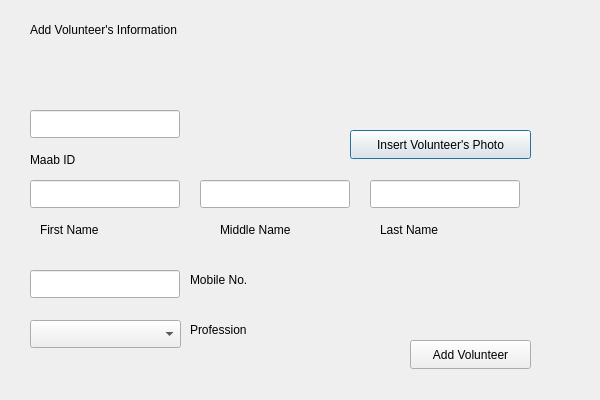
<?xml version="1.0" encoding="UTF-8"?>
<ui version="4.0">
 <class>AddRCYVolunteers</class>
 <widget class="QDialog" name="AddRCYVolunteers">
  <property name="geometry">
   <rect>
    <x>0</x>
    <y>0</y>
    <width>600</width>
    <height>400</height>
   </rect>
  </property>
  <property name="windowTitle">
   <string>Dialog</string>
  </property>
  <widget class="QLabel" name="label_3">
   <property name="geometry">
    <rect>
     <x>380</x>
     <y>220</y>
     <width>81</width>
     <height>20</height>
    </rect>
   </property>
   <property name="text">
    <string>Last Name</string>
   </property>
  </widget>
  <widget class="QPushButton" name="pushButton_InsertPhoto">
   <property name="geometry">
    <rect>
     <x>350</x>
     <y>130</y>
     <width>181</width>
     <height>29</height>
    </rect>
   </property>
   <property name="text">
    <string>Insert Volunteer's Photo</string>
   </property>
  </widget>
  <widget class="QComboBox" name="comboBox">
   <property name="geometry">
    <rect>
     <x>30</x>
     <y>320</y>
     <width>151</width>
     <height>28</height>
    </rect>
   </property>
  </widget>
  <widget class="QLabel" name="label_7">
   <property name="geometry">
    <rect>
     <x>190</x>
     <y>320</y>
     <width>71</width>
     <height>20</height>
    </rect>
   </property>
   <property name="text">
    <string>Profession</string>
   </property>
  </widget>
  <widget class="QPushButton" name="pushButton_AddVolunteer">
   <property name="geometry">
    <rect>
     <x>410</x>
     <y>340</y>
     <width>121</width>
     <height>29</height>
    </rect>
   </property>
   <property name="text">
    <string>Add Volunteer</string>
   </property>
  </widget>
  <widget class="QLineEdit" name="lineEdit_MobileNo">
   <property name="geometry">
    <rect>
     <x>30</x>
     <y>270</y>
     <width>150</width>
     <height>28</height>
    </rect>
   </property>
  </widget>
  <widget class="QLineEdit" name="lineEdit_SN">
   <property name="geometry">
    <rect>
     <x>370</x>
     <y>180</y>
     <width>150</width>
     <height>28</height>
    </rect>
   </property>
  </widget>
  <widget class="QLabel" name="label">
   <property name="geometry">
    <rect>
     <x>40</x>
     <y>220</y>
     <width>71</width>
     <height>20</height>
    </rect>
   </property>
   <property name="text">
    <string>First Name</string>
   </property>
  </widget>
  <widget class="QLabel" name="label_5">
   <property name="geometry">
    <rect>
     <x>30</x>
     <y>20</y>
     <width>491</width>
     <height>20</height>
    </rect>
   </property>
   <property name="text">
    <string>Add Volunteer's Information</string>
   </property>
  </widget>
  <widget class="QLineEdit" name="lineEdit_FN">
   <property name="geometry">
    <rect>
     <x>30</x>
     <y>180</y>
     <width>150</width>
     <height>28</height>
    </rect>
   </property>
  </widget>
  <widget class="QLineEdit" name="lineEdit_MN">
   <property name="geometry">
    <rect>
     <x>200</x>
     <y>180</y>
     <width>150</width>
     <height>28</height>
    </rect>
   </property>
  </widget>
  <widget class="QLineEdit" name="lineEdit_ID">
   <property name="geometry">
    <rect>
     <x>30</x>
     <y>110</y>
     <width>150</width>
     <height>28</height>
    </rect>
   </property>
  </widget>
  <widget class="QLabel" name="label_2">
   <property name="geometry">
    <rect>
     <x>220</x>
     <y>220</y>
     <width>101</width>
     <height>20</height>
    </rect>
   </property>
   <property name="text">
    <string>Middle Name</string>
   </property>
  </widget>
  <widget class="QLabel" name="label_6">
   <property name="geometry">
    <rect>
     <x>190</x>
     <y>270</y>
     <width>91</width>
     <height>20</height>
    </rect>
   </property>
   <property name="text">
    <string>Mobile No.</string>
   </property>
  </widget>
  <widget class="QLabel" name="label_4">
   <property name="geometry">
    <rect>
     <x>30</x>
     <y>150</y>
     <width>63</width>
     <height>20</height>
    </rect>
   </property>
   <property name="text">
    <string>Maab ID</string>
   </property>
  </widget>
 </widget>
 <resources/>
 <connections/>
</ui>
